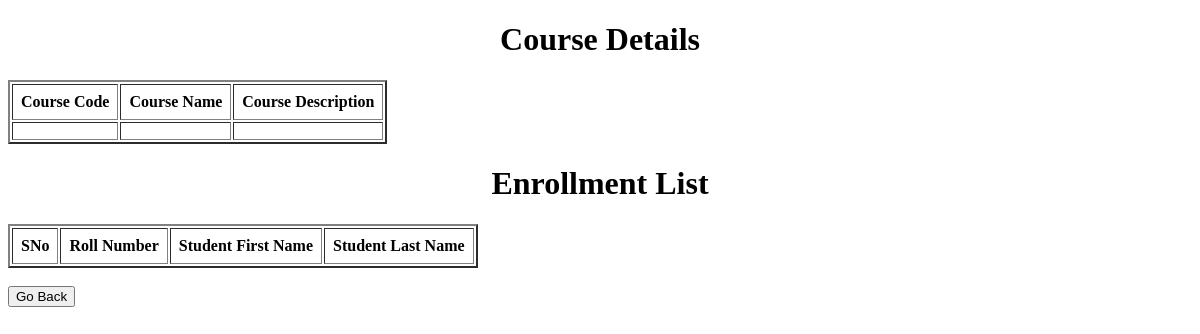
The app's page /course/2, older data.
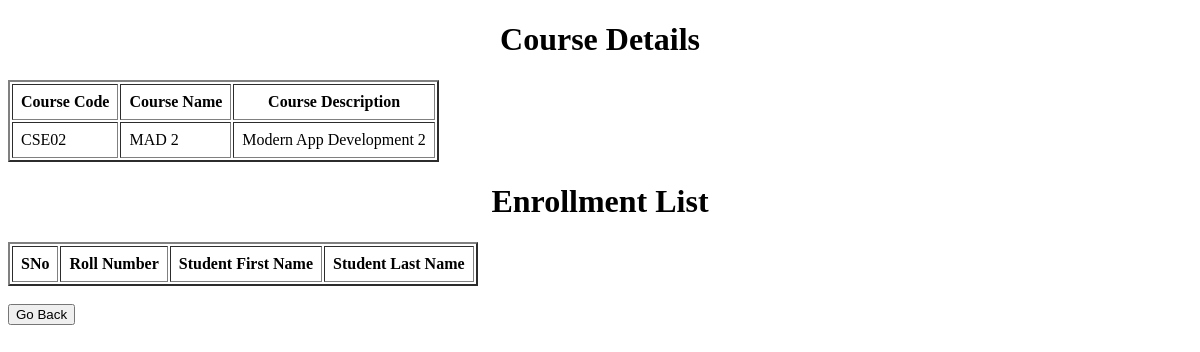
The same page, newer data.
### app.py (models this page shows)
class Course(db.Model):
    course_id = db.Column(db.Integer, primary_key = True, autoincrement = True)
    course_code = db.Column(db.String, unique = True, nullable = False)
    course_name = db.Column(db.String, nullable = False)
    course_description = db.Column(db.String)
    students = db.relationship("Student", backref = "courses", secondary = "enrollments")

### app.py (the view)
@app.route('/course/<int:course_id>')
def course_info(course_id):
    this_course = Course.query.get(course_id)
    print(this_course)
    return render_template("course_info.html", course = this_course)

### templates/course_info.html (shortened to what this page needs)
<!DOCTYPE html>
<html lang="en">
<head>
</head>
<body>
    <h1 style="text-align: center;">Course Details</h1>
    <table id = 'course-detail' border="2" cellpadding="8px">
        <thead>
            <tr>
                <th>Course Code</th>
                <th>Course Name</th>
                <th>Course Description</th>
            </tr>
        </thead>
        <tbody>
            <tr>
                <td>{{ course.course_code }}</td>
                <td>{{ course.course_name }}</td>
                <td>{{ course.course_description }}</td>
            </tr>
        </tbody>
    </table>
    <h1 style="text-align: center;">Enrollment List</h1>
    <table id =  course-table" border="2" cellpadding="8px">
        <thead>
            <tr>
                <th>SNo</th>
                <th>Roll Number</th>
                <th>Student First Name</th>
                <th>Student Last Name</th>
            </tr>
        </thead>
    </table><br>
    <a href="/courses"><button>Go Back</button></a>
</body>
</html>

Row changes from the older to the newer data that the page shows:
added Course: course_code "CSE02", course_name "MAD 2", course_description "Modern App Development 2"
